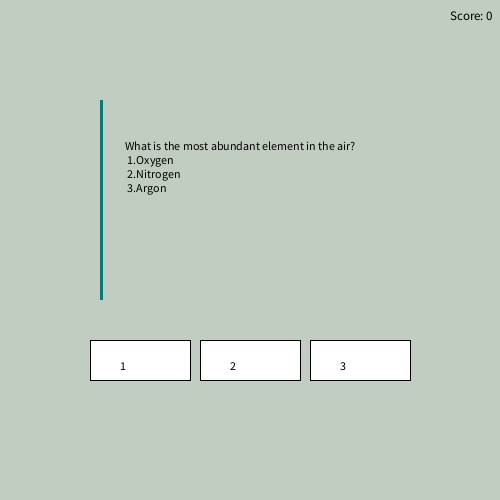
Frame 1 (no input)
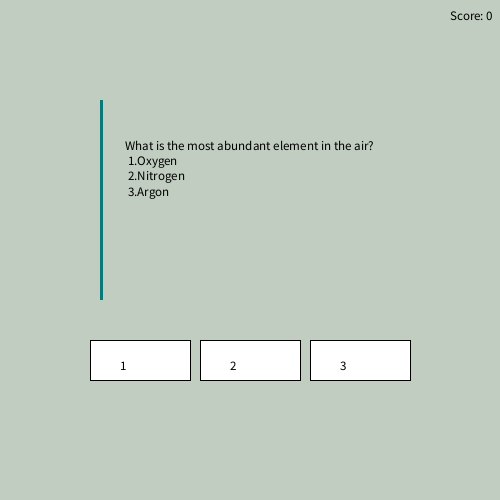
Frame 60 (the mouse pressed at the canvas centre just before this capture)
Frame 120 (the mouse held since frame 60 and released just before this capture): identical to frame 60, image omitted

The Processing sketch that drew these frames (run headless with seeded random() and noise(); from frame 60 on, the mouse is pressed at the canvas centre):

// Processing sketch: processing_118895
// ── processing_118895.pde

//initialise variables
int rect1X, rect1Y, rect2X, rect2Y,rect3X,rect3Y; //variables for the x and y co-ordinates of rectangles
color rect1Color, rect2Color, rect3Color, baseColor;//variables for rectangle answer buttons
int rectDiameter = 90;
String[] questions = new String[10]; //Question array
char[] answers = new char[10]; //Answer array
int i = 0;//sets i to 0
int value = 0; //sets value to 0
int score = 0; //sets score to 0


void setup(){
   size(500, 500);
  //sets up an array for the questions to go into
   questions[0] = "What is the most abundant element in the air?\n 1.Oxygen\n 2.Nitrogen \n 3.Argon";
   questions[1] = "What is the the chemical name for rust?\n 1.Ferric Oxide \n 2.Sodium Chloride \n 3.Aluminium Oxide";
   questions[2] = "What type of structure does DNA have?\n 1.Double Bind \n 2.Double Helix \n 3.Triple Twist";
   questions[3] = "What does a red blood cell have missing that is present\nin all other cells? \n 1.Cell Wall \n 2.Cytoplasm \n 3.Nucleus ";
   questions[4] = "What is the symbol for the speed of light in a vacuum?\n 1.a \n 2.b \n 3.c" ;
   questions[5] = "How many chromosomes does a human have?\n 1.46 \n 2.22 \n 3.23";
   questions[6] = "What is 0.001 in terms of SI units?\n 1.Mili \n 2.Micro \n 3.Nano";
   questions[7] = "What type of fingerprint pattern is the most common? \n 1.Arch \n 2.Loop \n 3.Whorl";
   questions[8] = "What colour is at the end of the\n visible spectrum (700+ nm) \n 1.Red \n 2.Violet \n 3.Blue";
   questions[9] = "What is the chemical name for Vinegar?\n 1.Acetic Acid \n 2.Ethanoic Acid \n 3.Ascorbic Acid";

   //sets up an array for the answers to equal a character being pressed
   answers[0] = '2';
   answers[1] = '1';
   answers[2] = '2';
   answers[3] = '3';
   answers[4] = '3';
   answers[5] = '3';
   answers[6] = '2';
   answers[7] = '2';
   answers[8] = '1';
   answers[9] = '2';

   //sets the rectangle colours
   rect1Color = color(0);
   rect2Color = color(0);
   rect3Color = color(0);
   baseColor = color(193,205,193);
   
   //sets the rectangle answer button sizes 
   rect1X = width/2 - rectDiameter - 70;
   rect1Y = height/2 + rectDiameter + 0;
   
   rect2X = rect1X + rectDiameter + 20;
   rect2Y = height/2 + rectDiameter + 0;
   
   rect3X = rect2X + rectDiameter + 20;
   rect3Y = height/2 + rectDiameter + 0;

}

void draw(){
   {
   background(baseColor);//Creates background
     
   
   //If questions reach 10 then it will display the end screen if not questions will be displayed.
   if(i == 10)
   { 
      rect(0, 0, 500, 500, 255); 
      fill(0);
      endScreen();
      noLoop();
    }
    
   // ask the questions
   else
   {
   
    // question background rectangle
   fill(11, 120, 120);
   noStroke();
   rect(100,100,3,200);
   
   //sets position of the answer buttons background
   stroke(0);
   fill(255);
   rect(rect1X, rect1Y, 100,40);
   rect(rect2X, rect2Y, 100, 40);
   rect(rect3X, rect3Y, 100, 40);
   
   // all text
   fill(0);
   text("1",rect1X + 30,rect1Y + 30, 50);
   text("2",rect2X + 30,rect2Y + 30, 200);
   text("3",rect3X + 30,rect3Y + 30, 200);

   text(questions[i],125,150);
   
   
   textSize(13);//sets text size for score
   text("Score: " + score, 450,20);}
   }
   
   
}

void keyPressed() //keys pressed will check the answers array and increment counter.
                  //If correct increments score counter as well
{
  
 if(i < 10){
   
   if(key == answers[i])

   {
     
      score++;  //increments score
     
   }
    i++;  //increments i counter 
   }
}

void endScreen(){ //This is code for how the end screen is displayed.
 textSize(20);//sets text size
 fill(255); //sets background colour

 ;
if(score >-1&& score < 4 ){ //depending on score achieved in the quiz the display message will be different.
        text("Elementary!\n Your score:",200,200);
     }
    else if (score > 3 && score < 7 )
     {
        text("Eureka!\n Your score:",200,200);}
    else
     {
        text("Einstein!\n Your score:",200,200);
     }
    
    textSize(200);//sets text size of the score number
    text(score,173,400);
        
}
